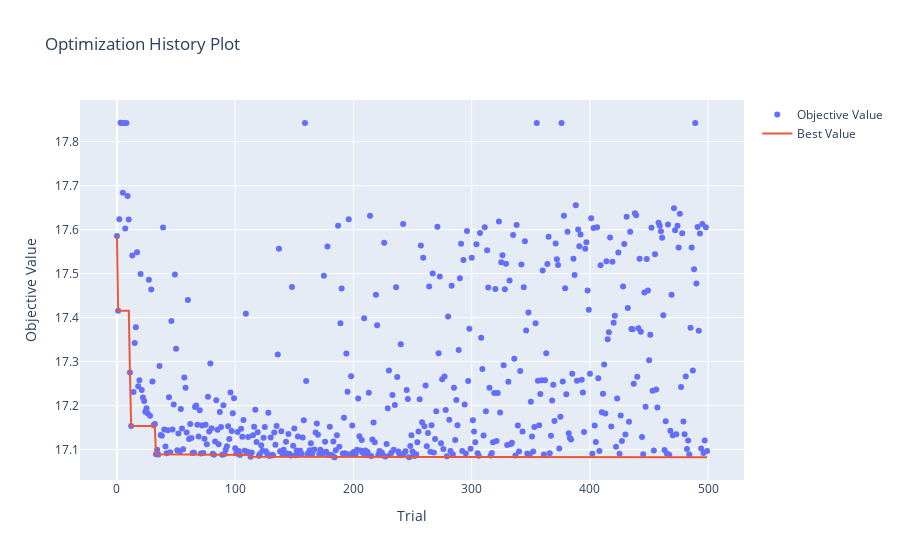

Notebook code cell kept with this figure:
### Code cell
# 하이퍼파라미터 최적화 과정을 확인
optuna.visualization.plot_optimization_history(study)

### Figure 1 — Plotly figure (JSON) as saved in the notebook; plotly's stock layout.template omitted (floating-point values rounded to 4 significant figures; data arrays with more than 128 entries replaced by an {"elided": "..."} marker saying what was removed)
{"data": [{"mode": "markers", "name": "Objective Value", "type": "scatter", "x": {"elided": "500 int values"}, "y": {"elided": "500 float values"}}, {"mode": "lines", "name": "Best Value", "type": "scatter", "x": {"elided": "500 int values"}, "y": {"elided": "500 float values"}}, {"marker": {"color": "#cccccc"}, "mode": "markers", "name": "Infeasible Trial", "showlegend": false, "type": "scatter", "x": [], "y": []}], "layout": {"title": {"text": "Optimization History Plot"}, "xaxis": {"title": {"text": "Trial"}}, "yaxis": {"title": {"text": "Objective Value"}}}}
